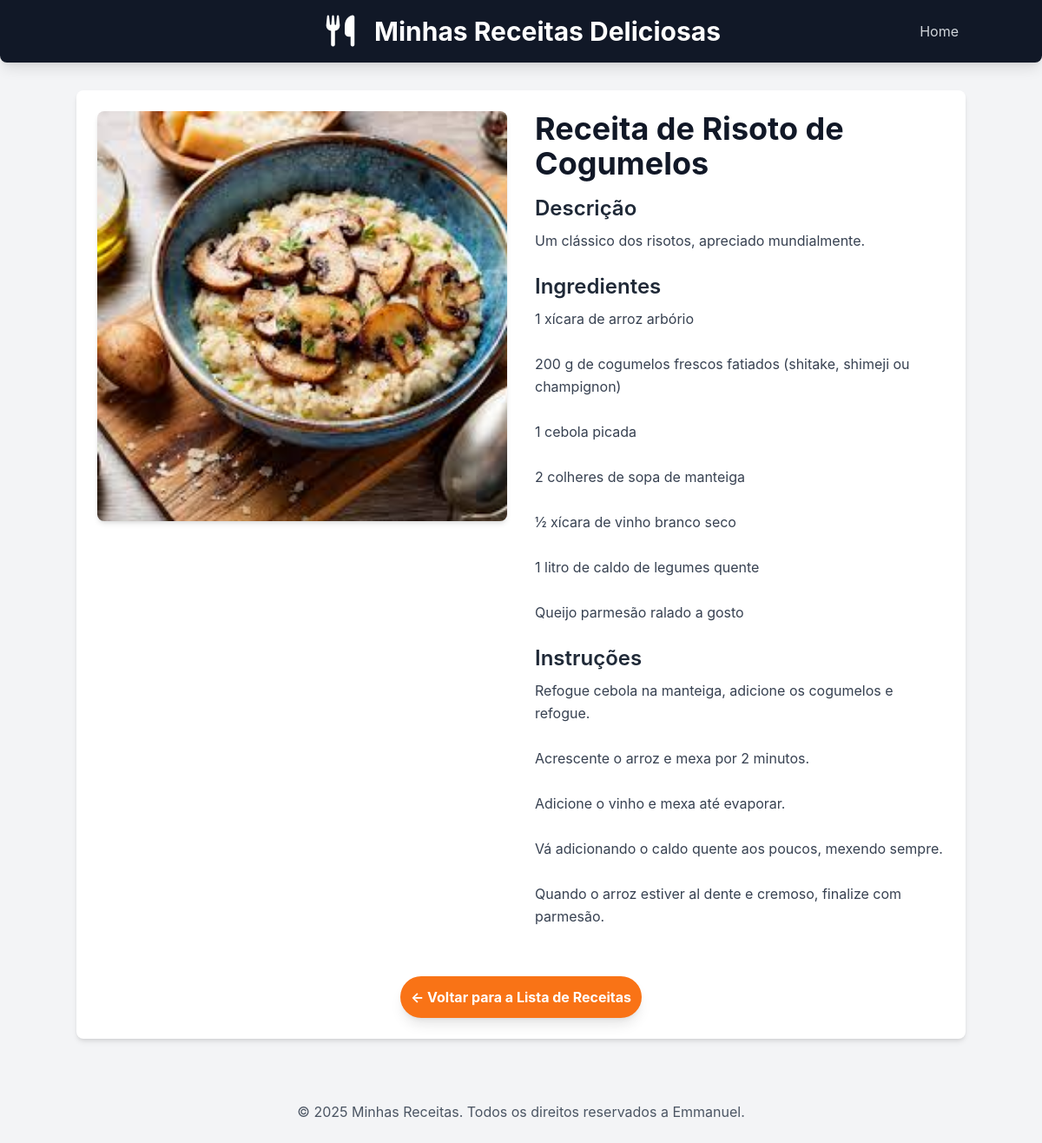
The page /receitas/receita/6/ on the database its author committed.
### receitas/models.py (models this page shows, shortened)
class Receita(models.Model):
    CATEGORIAS =[
        ('comida','Comida'),
        ('sobremesa','Sobremesa'),
        ('drink','Drink'),
    ]
    title = models.CharField("Título", max_length=200)
    description = models.TextField("Descrição")
    ingredients = models.TextField("Ingredientes")
    instructions = models.TextField("Modo de preparo")
    image = models.ImageField("Imagem", upload_to='receitas/images/', blank=True, null=True)
    categoria = models.CharField("Categoria", max_length=20, choices=CATEGORIAS, default='comida')
    created_at = models.DateTimeField(auto_now_add=True)
    updated_at = models.DateTimeField(auto_now=True)
    class Meta:
        verbose_name = "Receita"
        verbose_name_plural = "Receitas"
        ordering = ['-created_at'] #ordena as receitas pela data de criação (mais novas primeiro)

### receitas/views.py (the view)
# urls.py: path('receita/<int:id>/', views.receita_detail, name='receita_detail'),
def receita_detail(request, id):
    receita = get_object_or_404(Receita, pk=id)
    return render(request, 'receitas/receita_detail.html', {'receita': receita})

### receitas/templates/receitas/receita_detail.html (shortened to what this page needs)
{% extends "receitas/base.html"%}
{% block content %}
<div class="flex flex-col md:flex-row gap-8">
    {% if receita.image %}
    <div class="md:w-1/2">
        <img src="{{receita.image.url}}" alt="[Imagem de {{receita.title}}]"
            class="w-full h-auto object-cover rounded-lg shadow-md">
    </div>
    {% endif %}
    <div class="md:w-1/2">
        <h2 class="text-4xl font-bold text-gray-900 mb-4">{{receita.title}}</h2>
        <h3 class="text-2xl font-semibold text-gray-800 mb-2">Descrição</h3>
        <p class="text-gray-700 mb-6 leading-relaxed">{{receita.description}}</p>
        <h3 class="text-2xl font-semibold text-gray-800 mb-2">Ingredientes</h3>
        <p class="text-gray-700 mb-6 leading-relaxed whitespace-pre-wrap">{{receita.ingredients}}</p>
        <h3 class="text-2xl font-semibold text-gray-800 mb-2">Instruções</h3>
        <p class="text-gray-700 mb-6 leading-relaxed whitespace-pre-wrap">{{receita.instructions}}</p>
    </div>
</div>
<div class="mt-8 text-center">
    <a href="{% url 'home' %}"
        class="inline-block bg-orange-500 hover:bg-orange-600 text-white font-bold py-3 px-3 rounded-full transition duration-300 ease-in-out shadow-lg">
        &larr; Voltar para a Lista de Receitas
    </a>
</div>
{%endblock%}

### receitas/templates/receitas/base.html (style rules this page uses)
body { font-family: 'Inter', sans-serif; }

### rows shown on the page
Receita: image (picture), title "Receita de Risoto de Cogumelos", description "Um clássico dos risotos, apreciado mundialmente.", ingredients "1 xícara de arroz arbório 200 g de cogumelos frescos fatiados (shitake, shimeji ou champignon) 1 cebola picada 2 colheres de sopa de manteiga ½ xícara de vinho branco seco 1 litro de caldo de legumes quente Queijo parmesão ralado a gosto", instructions "Refogue cebola na manteiga, adicione os cogumelos e refogue. Acrescente o arroz e mexa por 2 minutos. Adicione o vinho e mexa até evaporar. Vá adicionando o caldo quente aos poucos, mexendo sempre. Quando o arroz estiver al dente e cremoso, finalize com parmesão."
